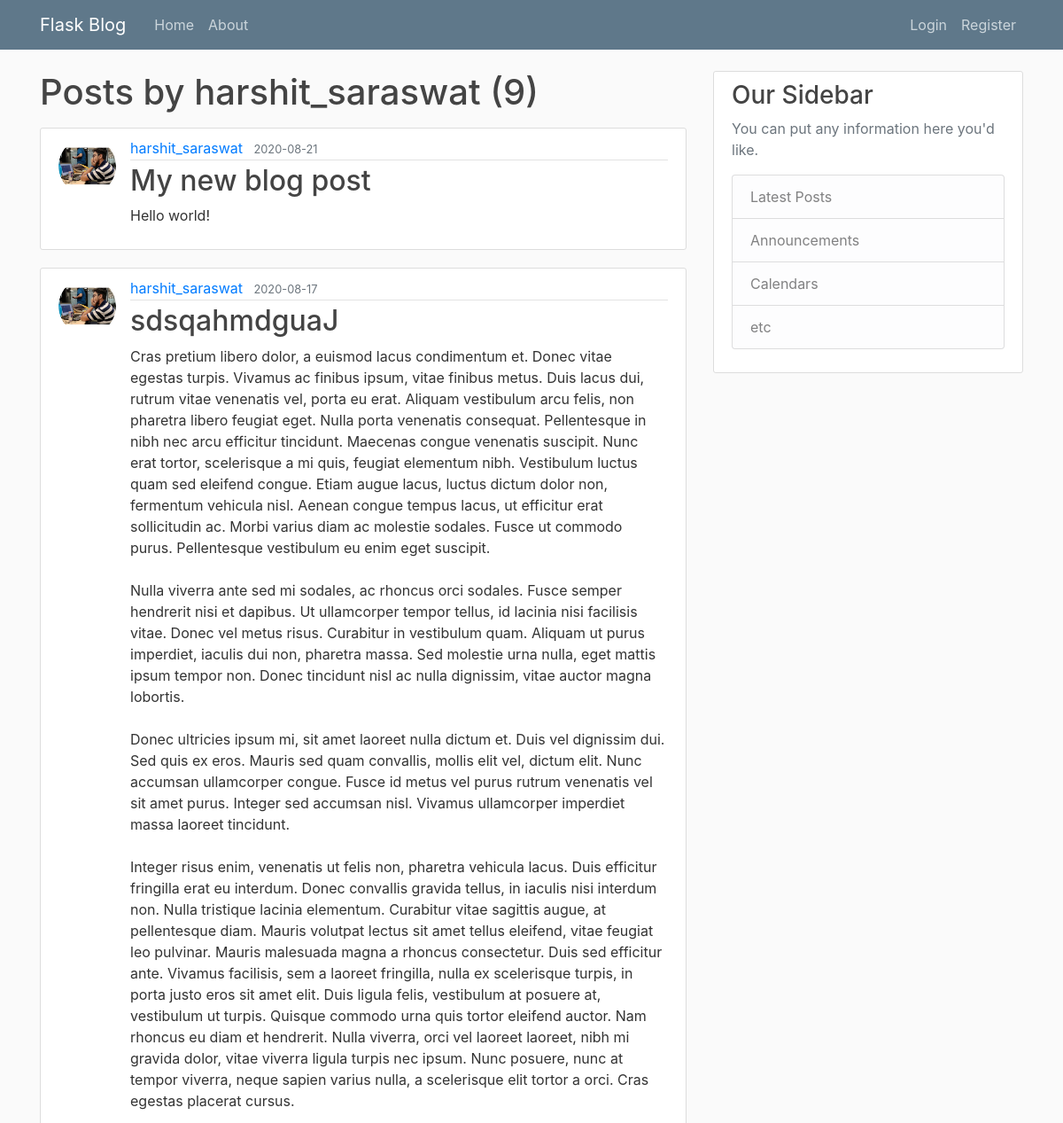
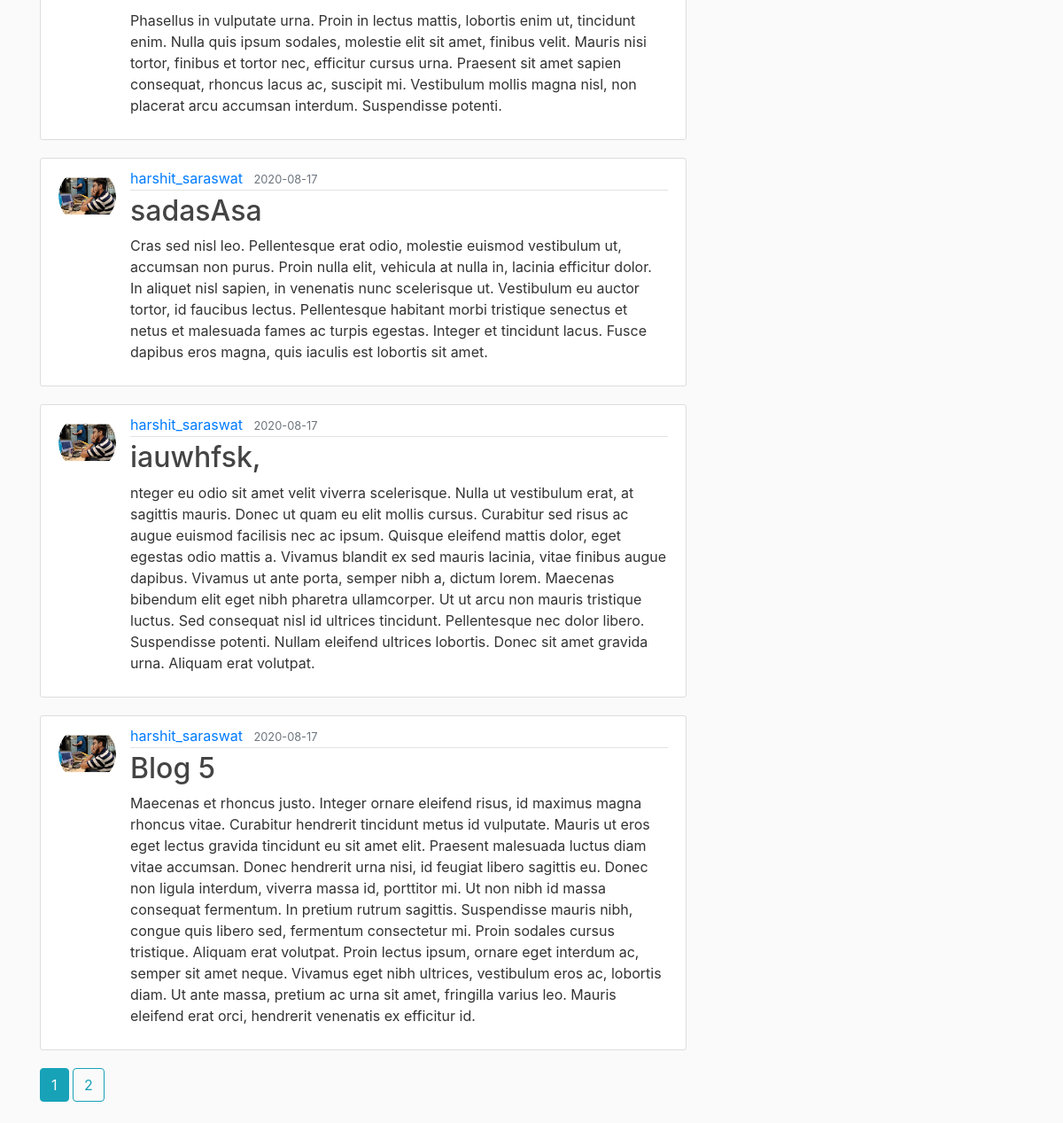
The page /user/harshit_saraswat on the database its author committed (2 pictures, top to bottom).
### flaskblog/models.py (models this page shows, shortened)
class User(db.Model, UserMixin):
    id=db.Column(db.Integer, primary_key=True)
    username=db.Column(db.String(20), unique=True, nullable=False)
    email=db.Column(db.String(120), unique=True, nullable=False)
    image_file=db.Column(db.String(20), nullable=False, default="default.jpg")
    password=db.Column(db.String(60), nullable=False)
    posts=db.relationship('Post', backref='author', lazy=True)

class Post(db.Model):
    id=db.Column(db.Integer, primary_key=True)
    title=db.Column(db.String(100), nullable=False)
    date_posted=db.Column(db.DateTime, nullable=False, default=datetime.utcnow)
    content=db.Column(db.Text, nullable=False)
    user_id=db.Column(db.Integer, db.ForeignKey('user.id'), nullable=False)

### flaskblog/users/routes.py (the view)
@users.route("/user/<string:username>")
def user_posts(username):
    page=request.args.get('page',1,type=int)
    user=User.query.filter_by(username=username).first_or_404()
    posts=Post.query.filter_by(author=user).order_by(Post.date_posted.desc()).paginate(page=page, per_page=5)
    return render_template("user_post.html",posts=posts,user=user)

### flaskblog/templates/user_post.html
{% extends "layout.html" %}
{% block content %}
  <h1 class="mb-3">Posts by {{ user.username }} ({{ posts.total }})</h1>
    {% for post in posts.items %}
        <article class="media content-section">
          <img class="rounded-circle article-img" src="{{ url_for('static', filename='profile_pics/'+post.author.image_file) }}">
          <div class="media-body">
            <div class="article-metadata">
              <a class="mr-2" href="{{ url_for('users.user_posts', username=post.author.username) }}">{{ post.author.username }}</a>
              <small class="text-muted">{{ post.date_posted.strftime('%Y-%m-%d') }}</small>
            </div>
            <h2><a class="article-title" href="{{ url_for('posts.post',post_id=post.id) }}">{{ post.title }}</a></h2>
            <p class="article-content">{{ post.content }}</p>
          </div>
        </article>
    {% endfor %}
    {% for page_num in posts.iter_pages(left_edge=1,right_edge=1,left_current=1, right_current=2) %}
      {% if page_num %}
        {% if posts.page == page_num %}
          <a class="btn btn-info mb-4" href="{{ url_for('users.user_posts', username=user.username, page=page_num) }}">{{ page_num }}</a>
        {% else %}
          <a class="btn btn-outline-info mb-4" href="{{ url_for('users.user_posts', username=user.username, page=page_num) }}">{{ page_num }}</a>
        {% endif %}
      {% else %}
        ...
      {% endif %}
    {% endfor %}
{% endblock content %}

### flaskblog/static/main.css (style rules this page uses)
body { background: #fafafa; color: #333333; margin-top: 5rem; }
h1, h2, h3, h4, h5, h6 { color: #444444; }
.content-section { background: #ffffff; padding: 10px 20px; border: 1px solid #dddddd; border-radius: 3px; margin-bottom: 20px; }
.article-title { color: #444444; }
.article-content { white-space: pre-line; }
.article-img { height: 65px; width: 65px; margin-right: 16px; }
.article-metadata { padding-bottom: 1px; margin-bottom: 4px; border-bottom: 1px solid #e3e3e3 }

### rows shown on the page
User: username "harshit_saraswat"
Post: image_file (picture), author.username "harshit_saraswat", date_posted "2020-08-21", title "My new blog post", content "Hello world!"
Post: image_file (picture), author.username "harshit_saraswat", date_posted "2020-08-17", title "sdsqahmdguaJ", content "Cras pretium libero dolor, a euismod lacus condimentum et. Donec vitae egestas turpis. Vivamus ac finibus ipsum, vitae finibus metus. Duis lacus dui, rutrum vitae venenatis vel, porta eu erat. Aliquam vestibulum arcu felis, non pharetra libero feugiat eget. Nulla porta venenatis consequat. Pellentesque in nibh nec arcu efficitur tincidunt. Maecenas congue venenatis suscipit. Nunc erat tortor, scelerisque a mi quis, feugiat elementum nibh. Vestibulum luctus quam sed eleifend congue. Etiam augue lacus, luctus dictum dolor non, fermentum vehicula nisl. Aenean congue tempus lacus, ut efficitur erat sollicitudin ac. Morbi varius diam ac molestie sodales. Fusce ut commodo purus. Pellentesque…"
Post: image_file (picture), author.username "harshit_saraswat", date_posted "2020-08-17", title "sadasAsa", content "Cras sed nisl leo. Pellentesque erat odio, molestie euismod vestibulum ut, accumsan non purus. Proin nulla elit, vehicula at nulla in, lacinia efficitur dolor. In aliquet nisl sapien, in venenatis nunc scelerisque ut. Vestibulum eu auctor tortor, id faucibus lectus. Pellentesque habitant morbi tristique senectus et netus et malesuada fames ac turpis egestas. Integer et tincidunt lacus. Fusce dapibus eros magna, quis iaculis est lobortis sit amet."
Post: image_file (picture), author.username "harshit_saraswat", date_posted "2020-08-17", title "iauwhfsk,", content "nteger eu odio sit amet velit viverra scelerisque. Nulla ut vestibulum erat, at sagittis mauris. Donec ut quam eu elit mollis cursus. Curabitur sed risus ac augue euismod facilisis nec ac ipsum. Quisque eleifend mattis dolor, eget egestas odio mattis a. Vivamus blandit ex sed mauris lacinia, vitae finibus augue dapibus. Vivamus ut ante porta, semper nibh a, dictum lorem. Maecenas bibendum elit eget nibh pharetra ullamcorper. Ut ut arcu non mauris tristique luctus. Sed consequat nisl id ultrices tincidunt. Pellentesque nec dolor libero. Suspendisse potenti. Nullam eleifend ultrices lobortis. Donec sit amet gravida urna. Aliquam erat volutpat."
Post: image_file (picture), author.username "harshit_saraswat", date_posted "2020-08-17", title "Blog 5", content "Maecenas et rhoncus justo. Integer ornare eleifend risus, id maximus magna rhoncus vitae. Curabitur hendrerit tincidunt metus id vulputate. Mauris ut eros eget lectus gravida tincidunt eu sit amet elit. Praesent malesuada luctus diam vitae accumsan. Donec hendrerit urna nisi, id feugiat libero sagittis eu. Donec non ligula interdum, viverra massa id, porttitor mi. Ut non nibh id massa consequat fermentum. In pretium rutrum sagittis. Suspendisse mauris nibh, congue quis libero sed, fermentum consectetur mi. Proin sodales cursus tristique. Aliquam erat volutpat. Proin lectus ipsum, ornare eget interdum ac, semper sit amet neque. Vivamus eget nibh ultrices, vestibulum eros ac, lobortis diam.…"

### other values the page prints
{{ posts.total }} "9"
{{ page_num }} "1"
{{ page_num }} "2"
